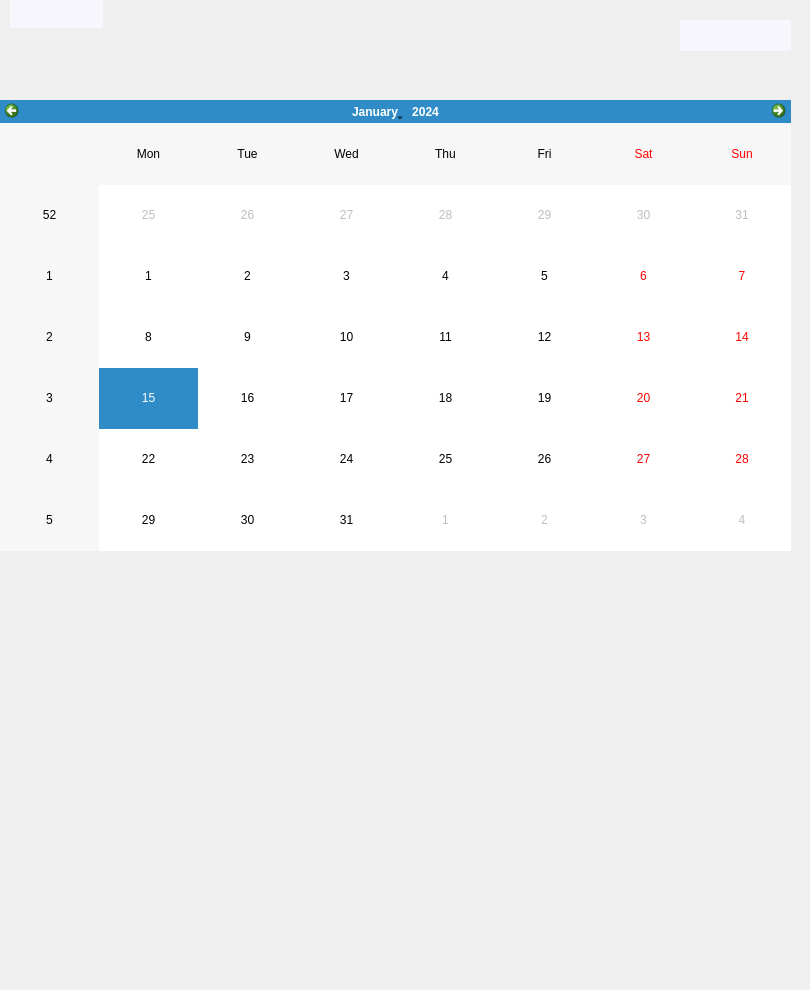
           <widget class="QWidget" name="page_32">
            <widget class="QPushButton" name="pushButton_3">
             <property name="geometry">
              <rect>
               <x>10</x>
               <y>0</y>
               <width>93</width>
               <height>28</height>
              </rect>
             </property>
             <property name="styleSheet">
              <string notr="true">QPushButton {
	background-color:#F7F6FC; 
	border-radius:1px ; 
	image: url(:/icons/tsawer/arrow-left.svg);
}

QPushButton::hover {
	
	image: url(:/icons/tsawer/arrow-left_hover.svg);
}</string>
             </property>
             <property name="text">
              <string/>
             </property>
            </widget>
            <widget class="QWidget" name="widget_15" native="true">
             <property name="geometry">
              <rect>
               <x>0</x>
               <y>100</y>
               <width>801</width>
               <height>881</height>
              </rect>
             </property>
             <widget class="QCalendarWidget" name="calendarFomation_2">
              <property name="geometry">
               <rect>
                <x>0</x>
                <y>0</y>
                <width>791</width>
                <height>451</height>
               </rect>
              </property>
              <property name="styleSheet">
               <string notr="true">QCalendarWidget {
    border-radius: 10px; /* Adjust the value to control the roundness of the edges */
}

</string>
              </property>
             </widget>
            </widget>
            <widget class="QPushButton" name="pushButton_10">
             <property name="geometry">
              <rect>
               <x>680</x>
               <y>20</y>
               <width>111</width>
               <height>31</height>
              </rect>
             </property>
             <property name="styleSheet">
              <string notr="true">QPushButton {
 background-color:#F7F6FC; 
	border-radius:1px ; 
	image: url(:/icons/tsawer/grid.svg);
}

QPushButton::hover {
	
	image: url(:/icons/tsawer/grid (1).svg);
cursor: pointer;
}</string>
             </property>
             <property name="text">
              <string/>
             </property>
            </widget>
           </widget>
